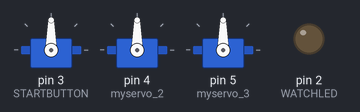
The sketch below on a simulated Arduino Uno, built with avr-gcc and run on an emulated ATmega328P. Parts: 3 × servo, output pins drawn as LEDs (lit = HIGH).

Above: at 0.3 s.
At 25.9 s:
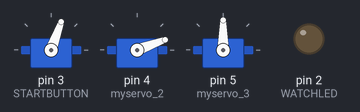
At 35.2 s:
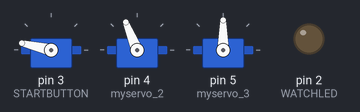
Timing chart, 0 to 40.0 s (numbered marks = the images above):
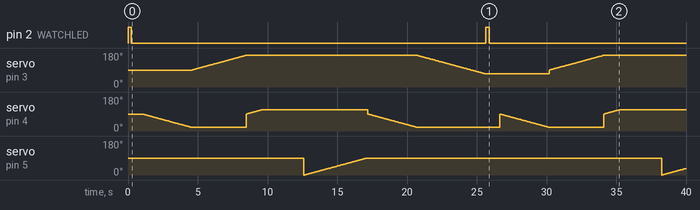

Measured:
- by itself, pin 2 (WATCHLED): alternates HIGH for 0.25 s and LOW for 25.4 s
- by itself, servo on pin 5 (myservo_3): ramps from 0° to 90° and jumps back, once every 25.6 s

The sketch:

PaperFolderArduino_Code.ino
```cpp
/* THE PAPER FOLDER. This program is the code for a robot that folds printer paper in hald hamburger style. */

#define WATCHLED 2
#define STARTBUTTON 3
#include <Servo.h>

Servo myservo_1;  //microservo that rotates metal bar
Servo myservo_2;  //microservo that rotates to lock end of metal bar
Servo myservo_3;  //bigger servo that rotates 90 degress to create crease

int i;
boolean startbutton;

int pos_1 = 90;  //variable to store the servo_1 position
int pos_2 = 90;  //variable to store the servo_2 position
int pos_3 = 0;  //variable to store the servo_3 position

void setup()
{
  pinMode(WATCHLED,OUTPUT);
  pinMode(STARTBUTTON,INPUT);

  myservo_1.attach(3);  //attaches servo_1 on pin 4
  myservo_2.attach(4);  //attaches servo_2 on pin 5
  myservo_3.attach(5);  //attaches servo_3 on pin 6
}

void loop()
{
 startbutton=false;

//-------------Watchdog code
  while (! startbutton) {        // stay in this loop until button pressed
    digitalWrite(WATCHLED,HIGH); // LED on
    for(i=0;i<10;i++) {
      delay(25);                 // wait a bit
      if (digitalRead(STARTBUTTON) == LOW)  // check button
        startbutton=true;        // button is pressed
    }
    digitalWrite(WATCHLED,LOW);  // LED off
    for(i=0;i<30;i++) {
      delay(25);
      if (digitalRead(STARTBUTTON) == LOW)
        startbutton=true;
    }
  } // end of while loop

 digitalWrite(WATCHLED,LOW);    // LED off
 robotcode();                   // go to your robot code
}

void robotcode()
{
   for(pos_2 = 90; pos_2 >= 20; pos_2 -=1){ //servo_2 opens
    myservo_2.write(pos_2);
    delay(50);
  }
  for (pos_1 = 90; pos_1 <= 167; pos_1 +=1){  //servo_1 closes
    myservo_1.write(pos_1);
    delay (50);
  }
   for (pos_2 = 90; pos_2 <= 112; pos_2 +=1){ //servo_2 closes
   myservo_2.write(pos_2);
   delay(50);
  }
  delay (3000);   //servo_2 holds in place

//-------------
  for(pos_3 = 0; pos_3 <= 90; pos_3 +=1){   //servo_3 closes
    myservo_3.write(pos_3);
    delay(50);
  }

//-------------

  for(pos_2 = 90; pos_2 >= 20; pos_2 -=1){   //servo_2 reopens
    myservo_2.write(pos_2);
    delay(50);
  }
  for (pos_1 = 167; pos_1 >= 70; pos_1 -=1){  //servo_1 reopens
    myservo_1.write(pos_1);
    delay (50);
  }
}
```
